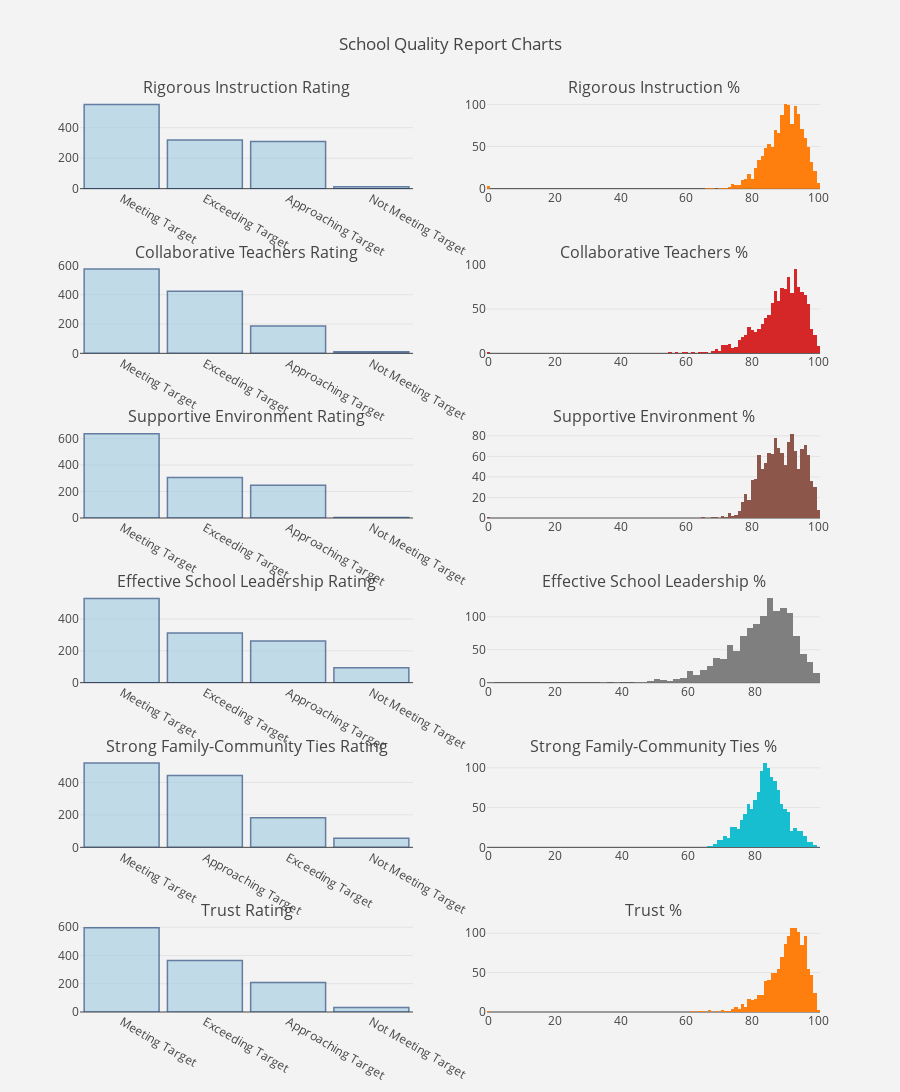

Source (notebook cell):
### Code cell
st = []
for c in cols:
    st.append(f'{c} Rating')
    st.append(f'{c} %')
st = tuple(st)

fig = tls.make_subplots(rows=6, cols=2, subplot_titles=st)

i = 1
for c in cols:
    fig.append_trace(rating_data(c), i, 1)
    fig.append_trace(ratio_data(c), i, 2)
    i += 1


fig['layout'].update(height=2400,title='School Quality Report Charts', showlegend=False, 
                     paper_bgcolor='rgb(243, 243, 243)',plot_bgcolor='rgb(243, 243, 243)')
py.iplot(fig, filename='simple-subplot')

### Figure 1 — Plotly figure (JSON) as saved in the notebook; plotly's stock layout.template omitted (floating-point values rounded to 4 significant figures; data arrays with more than 128 entries replaced by an {"elided": "..."} marker saying what was removed)
{"data": [{"marker": {"color": "rgb(158,202,225)", "line": {"color": "rgb(8,48,107)", "width": 1.5}}, "name": "Rigorous Instruction Rating", "opacity": 0.6, "orientation": "v", "type": "bar", "width": 0.9, "x": ["Meeting Target", "Exceeding Target", "Approaching Target", "Not Meeting Target"], "xaxis": "x1", "y": [553, 320, 310, 13], "yaxis": "y1"}, {"name": "Rigorous Instruction %", "type": "histogram", "x": {"elided": "1272 str values"}, "xaxis": "x2", "yaxis": "y2"}, {"marker": {"color": "rgb(158,202,225)", "line": {"color": "rgb(8,48,107)", "width": 1.5}}, "name": "Collaborative Teachers Rating", "opacity": 0.6, "orientation": "v", "type": "bar", "width": 0.9, "x": ["Meeting Target", "Exceeding Target", "Approaching Target", "Not Meeting Target"], "xaxis": "x3", "y": [575, 423, 187, 11], "yaxis": "y3"}, {"name": "Collaborative Teachers %", "type": "histogram", "x": {"elided": "1272 str values"}, "xaxis": "x4", "yaxis": "y4"}, {"marker": {"color": "rgb(158,202,225)", "line": {"color": "rgb(8,48,107)", "width": 1.5}}, "name": "Supportive Environment Rating", "opacity": 0.6, "orientation": "v", "type": "bar", "width": 0.9, "x": ["Meeting Target", "Exceeding Target", "Approaching Target", "Not Meeting Target"], "xaxis": "x5", "y": [636, 306, 247, 3], "yaxis": "y5"}, {"name": "Supportive Environment %", "type": "histogram", "x": {"elided": "1272 str values"}, "xaxis": "x6", "yaxis": "y6"}, {"marker": {"color": "rgb(158,202,225)", "line": {"color": "rgb(8,48,107)", "width": 1.5}}, "name": "Effective School Leadership Rating", "opacity": 0.6, "orientation": "v", "type": "bar", "width": 0.9, "x": ["Meeting Target", "Exceeding Target", "Approaching Target", "Not Meeting Target"], "xaxis": "x7", "y": [530, 313, 262, 94], "yaxis": "y7"}, {"name": "Effective School Leadership %", "type": "histogram", "x": {"elided": "1272 str values"}, "xaxis": "x8", "yaxis": "y8"}, {"marker": {"color": "rgb(158,202,225)", "line": {"color": "rgb(8,48,107)", "width": 1.5}}, "name": "Strong Family-Community Ties Rating", "opacity": 0.6, "orientation": "v", "type": "bar", "width": 0.9, "x": ["Meeting Target", "Approaching Target", "Exceeding Target", "Not Meeting Target"], "xaxis": "x9", "y": [519, 442, 182, 56], "yaxis": "y9"}, {"name": "Strong Family-Community Ties %", "type": "histogram", "x": {"elided": "1272 str values"}, "xaxis": "x10", "yaxis": "y10"}, {"marker": {"color": "rgb(158,202,225)", "line": {"color": "rgb(8,48,107)", "width": 1.5}}, "name": "Trust Rating", "opacity": 0.6, "orientation": "v", "type": "bar", "width": 0.9, "x": ["Meeting Target", "Exceeding Target", "Approaching Target", "Not Meeting Target"], "xaxis": "x11", "y": [596, 364, 208, 31], "yaxis": "y11"}, {"name": "Trust %", "type": "histogram", "x": {"elided": "1272 str values"}, "xaxis": "x12", "yaxis": "y12"}], "layout": {"annotations": [{"font": {"size": 16}, "showarrow": false, "text": "Rigorous Instruction Rating", "x": 0.225, "xanchor": "center", "xref": "paper", "y": 1.0, "yanchor": "bottom", "yref": "paper"}, {"font": {"size": 16}, "showarrow": false, "text": "Rigorous Instruction %", "x": 0.775, "xanchor": "center", "xref": "paper", "y": 1.0, "yanchor": "bottom", "yref": "paper"}, {"font": {"size": 16}, "showarrow": false, "text": "Collaborative Teachers Rating", "x": 0.225, "xanchor": "center", "xref": "paper", "y": 0.8194, "yanchor": "bottom", "yref": "paper"}, {"font": {"size": 16}, "showarrow": false, "text": "Collaborative Teachers %", "x": 0.775, "xanchor": "center", "xref": "paper", "y": 0.8194, "yanchor": "bottom", "yref": "paper"}, {"font": {"size": 16}, "showarrow": false, "text": "Supportive Environment Rating", "x": 0.225, "xanchor": "center", "xref": "paper", "y": 0.6389, "yanchor": "bottom", "yref": "paper"}, {"font": {"size": 16}, "showarrow": false, "text": "Supportive Environment %", "x": 0.775, "xanchor": "center", "xref": "paper", "y": 0.6389, "yanchor": "bottom", "yref": "paper"}, {"font": {"size": 16}, "showarrow": false, "text": "Effective School Leadership Rating", "x": 0.225, "xanchor": "center", "xref": "paper", "y": 0.4583, "yanchor": "bottom", "yref": "paper"}, {"font": {"size": 16}, "showarrow": false, "text": "Effective School Leadership %", "x": 0.775, "xanchor": "center", "xref": "paper", "y": 0.4583, "yanchor": "bottom", "yref": "paper"}, {"font": {"size": 16}, "showarrow": false, "text": "Strong Family-Community Ties Rating", "x": 0.225, "xanchor": "center", "xref": "paper", "y": 0.2778, "yanchor": "bottom", "yref": "paper"}, {"font": {"size": 16}, "showarrow": false, "text": "Strong Family-Community Ties %", "x": 0.775, "xanchor": "center", "xref": "paper", "y": 0.2778, "yanchor": "bottom", "yref": "paper"}, {"font": {"size": 16}, "showarrow": false, "text": "Trust Rating", "x": 0.225, "xanchor": "center", "xref": "paper", "y": 0.09722, "yanchor": "bottom", "yref": "paper"}, {"font": {"size": 16}, "showarrow": false, "text": "Trust %", "x": 0.775, "xanchor": "center", "xref": "paper", "y": 0.09722, "yanchor": "bottom", "yref": "paper"}], "height": 2400, "paper_bgcolor": "rgb(243, 243, 243)", "plot_bgcolor": "rgb(243, 243, 243)", "showlegend": false, "title": "School Quality Report Charts", "xaxis1": {"anchor": "y1", "domain": [0, 0.45]}, "xaxis10": {"anchor": "y10", "domain": [0.55, 1]}, "xaxis11": {"anchor": "y11", "domain": [0, 0.45]}, "xaxis12": {"anchor": "y12", "domain": [0.55, 1]}, "xaxis2": {"anchor": "y2", "domain": [0.55, 1]}, "xaxis3": {"anchor": "y3", "domain": [0, 0.45]}, "xaxis4": {"anchor": "y4", "domain": [0.55, 1]}, "xaxis5": {"anchor": "y5", "domain": [0, 0.45]}, "xaxis6": {"anchor": "y6", "domain": [0.55, 1]}, "xaxis7": {"anchor": "y7", "domain": [0, 0.45]}, "xaxis8": {"anchor": "y8", "domain": [0.55, 1]}, "xaxis9": {"anchor": "y9", "domain": [0, 0.45]}, "yaxis1": {"anchor": "x1", "domain": [0.9028, 1.0]}, "yaxis10": {"anchor": "x10", "domain": [0.1806, 0.2778]}, "yaxis11": {"anchor": "x11", "domain": [0, 0.09722]}, "yaxis12": {"anchor": "x12", "domain": [0, 0.09722]}, "yaxis2": {"anchor": "x2", "domain": [0.9028, 1.0]}, "yaxis3": {"anchor": "x3", "domain": [0.7222, 0.8194]}, "yaxis4": {"anchor": "x4", "domain": [0.7222, 0.8194]}, "yaxis5": {"anchor": "x5", "domain": [0.5417, 0.6389]}, "yaxis6": {"anchor": "x6", "domain": [0.5417, 0.6389]}, "yaxis7": {"anchor": "x7", "domain": [0.3611, 0.4583]}, "yaxis8": {"anchor": "x8", "domain": [0.3611, 0.4583]}, "yaxis9": {"anchor": "x9", "domain": [0.1806, 0.2778]}}}
